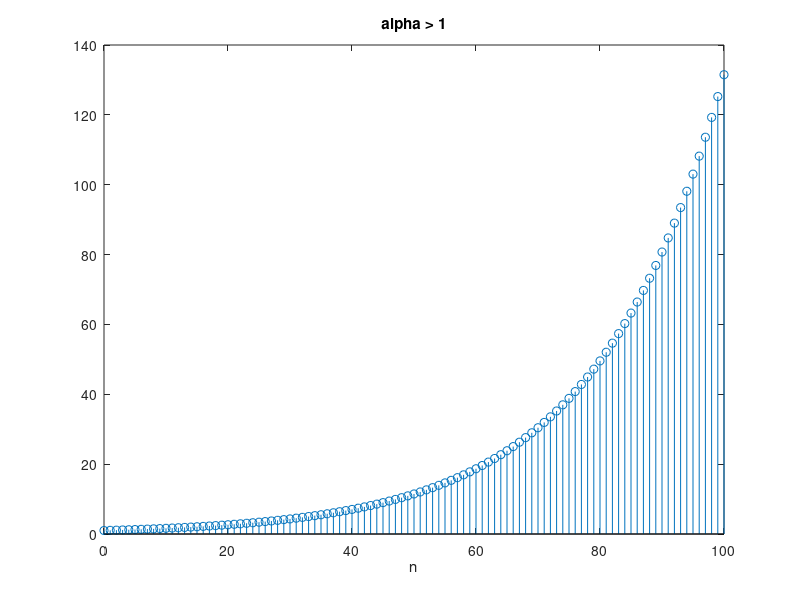
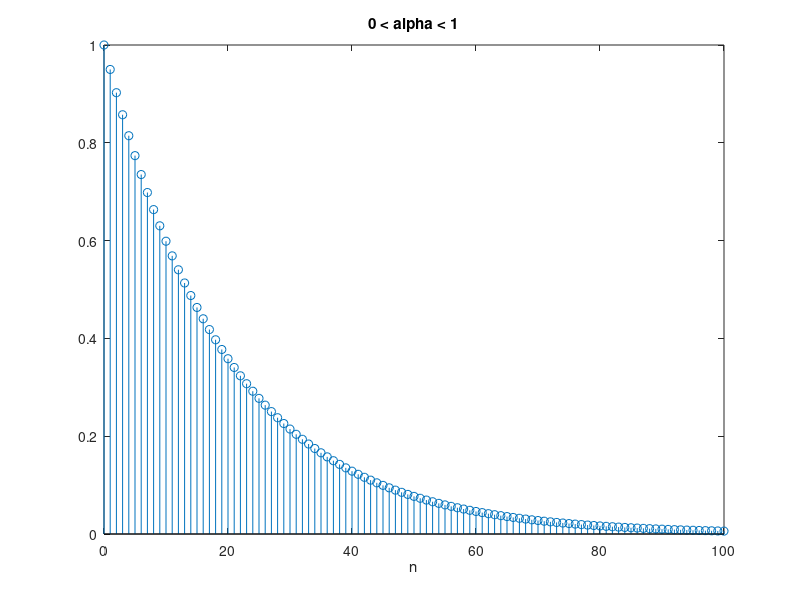
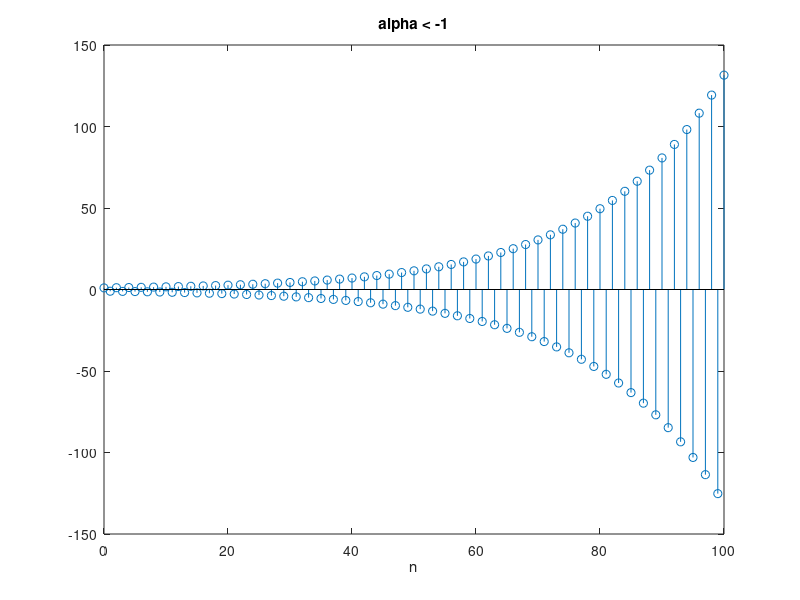
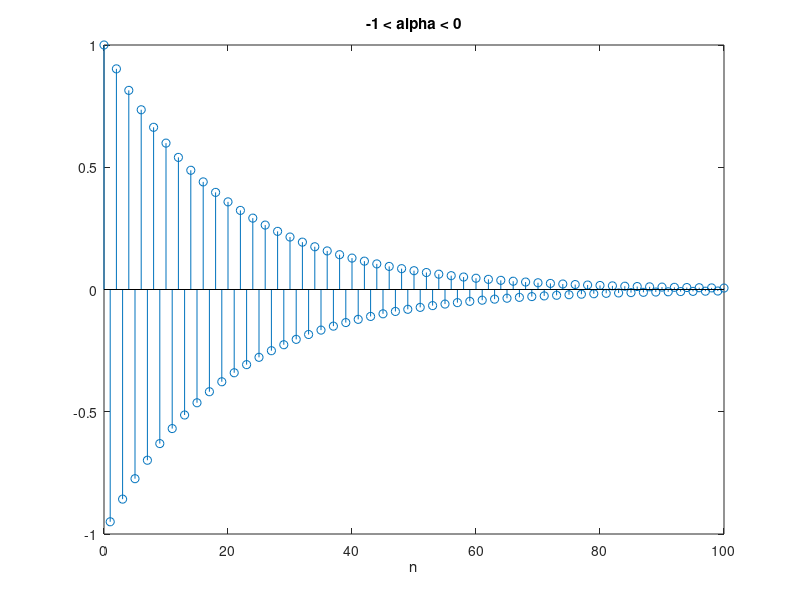

The MATLAB source for these figures, in order:
% Plot "Discrete-Time" complex exponential signal, Real

%% specify time frame [n0:t_step:n1]
n0 = 0;
n1 = 100;

t_step = 1;

% create time sequence t
n = linspace(n0, n1, n1+1);

%% Generate Signals - Aperiodic 
% fundamental period T_0 (sec)

% Euler's number 
e = exp(1);

% real number
alpha_1 = 1.05;
alpha_2 = 0.95;
alpha_3 = -1.05;
alpha_4 = -0.95;
C = 1;

% x(t) = C * alpha^n
x_1 = C .* (alpha_1 .^ n);
x_2 = C .* (alpha_2 .^ n);
x_3 = C .* (alpha_3 .^ n);
x_4 = C .* (alpha_4 .^ n);

%% Plot in separate figure
% visualize as a discrete-time signal -> use stem(X,Y)

figure();
stem(n,x_1);
title("alpha > 1")
xlabel('n');

figure();
stem(n,x_2);
title("0 < alpha < 1")
xlabel('n');

figure();
stem(n,x_3);
title("alpha < -1")
xlabel('n');

figure();
stem(n,x_4);
title("-1 < alpha < 0")
xlabel('n');

%% subplot

figure();
subplot(4,1,1);
stem(n,x_1);
title("alpha > 1")
xlabel('n');

subplot(4,1,2);
stem(n,x_2);
title("0 < alpha < 1")
xlabel('n');

subplot(4,1,3);
stem(n,x_3);
title("alpha < -1")
xlabel('n');

subplot(4,1,4);
stem(n,x_4);
title("-1 < alpha < 0")
xlabel('n');
